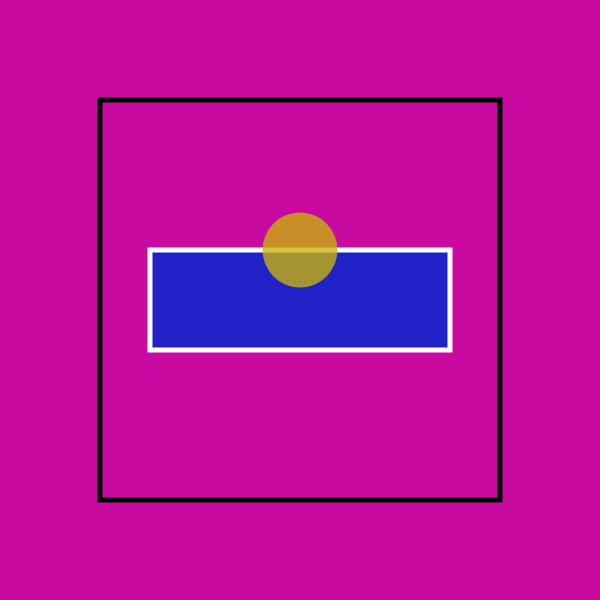
Frame 1 (no input)
Frame 60 (no input): identical to frame 1, image omitted
Frame 120 (the mouse pressed at the canvas centre since frame 60): identical to frame 1, image omitted

The p5.js sketch that drew this single still picture (run headless with seeded random() and noise() and a simulated clock; from frame 60 on, the mouse is pressed at the canvas centre):

// p5.js sketch
// ── sketch.js
function setup() {
  // put setup code here
    createCanvas(600, 600);
    console.log("Hello class this is fun!"); // this sends info to the console
}

function draw() {
  // put drawing code here
   // background(200); this is  light grey
  
    background(200, 10, 160);
    strokeWeight(5);
    stroke(255);
    rectMode(CENTER);
    fill(33, 33, 200); // change the color of the rectangle to blue
    rect(300, 300, 300, 100);
    noStroke();
    fill(200, 180, 10, 200);    // change the color of the circle to yellow
    ellipse(300, 250, 75, 75);
    
    noFill();
    stroke(0);
    rect(300, 300, 400, 400);

    console.log("mouseX : " + mouseX);
    console.log("mouseY : " + mouseY);
}
